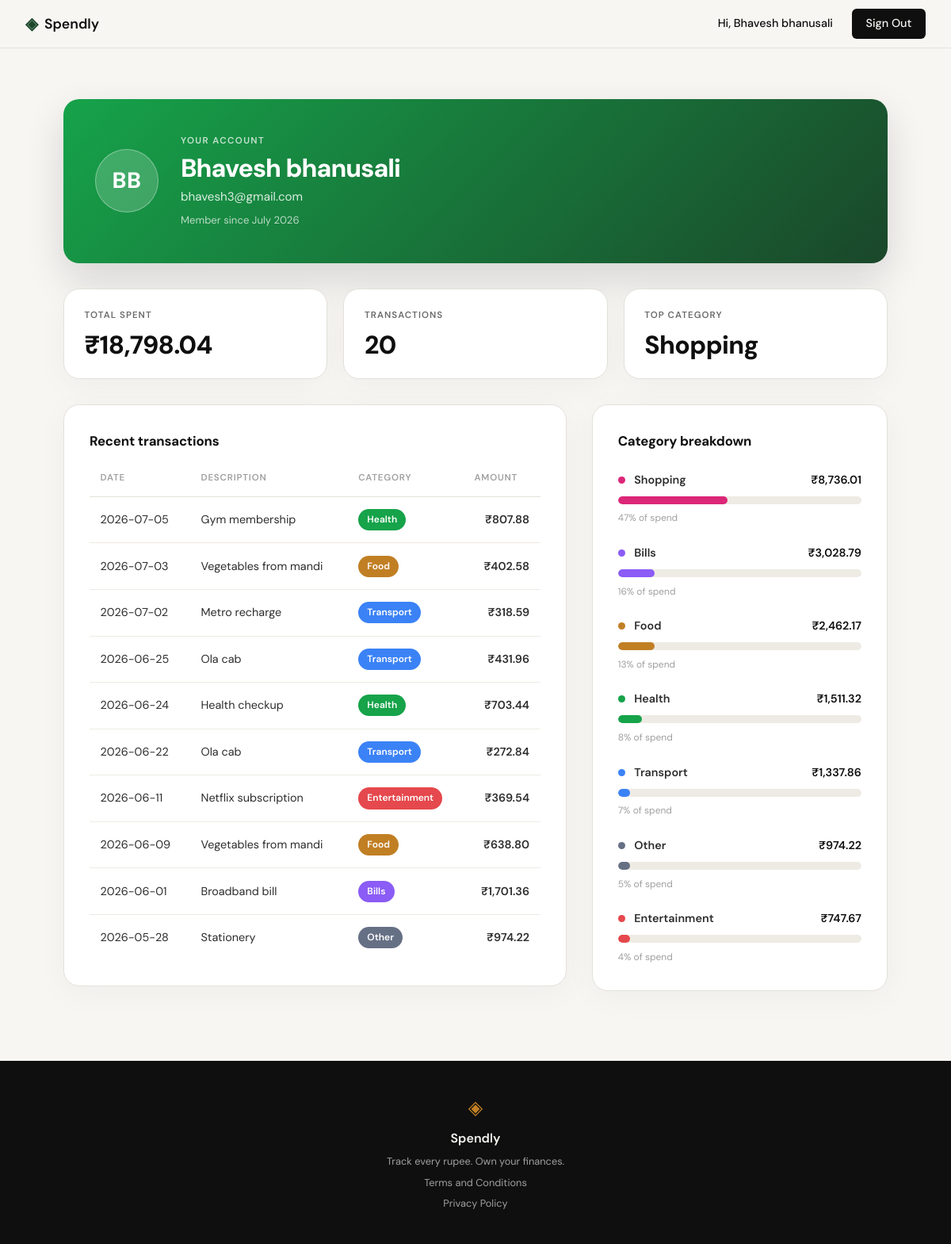
Page /profile (signed in) on the committed database.
### tables this page shows
CREATE TABLE users (
            id INTEGER PRIMARY KEY AUTOINCREMENT,
            name TEXT NOT NULL,
            email TEXT UNIQUE NOT NULL,
            password_hash TEXT NOT NULL,
            created_at TEXT DEFAULT (datetime('now'))
        );

CREATE TABLE expenses (
            id INTEGER PRIMARY KEY AUTOINCREMENT,
            user_id INTEGER NOT NULL,
            amount REAL NOT NULL,
            category TEXT NOT NULL,
            date TEXT NOT NULL,
            description TEXT,
            created_at TEXT DEFAULT (datetime('now')),
            FOREIGN KEY (user_id) REFERENCES users (id)
        );

### app.py (the view)
@app.route("/profile")
def profile():
    user_id = session.get("user_id")
    if not user_id:
        return redirect(url_for("login"))
    account = get_user_by_id(user_id)
    if account is None:
        session.clear()
        return redirect(url_for("login"))
    user = {
        "name": account["name"],
        "email": account["email"],
        "initials": build_initials(account["name"]),
        "member_since": format_member_since(account["created_at"]),
    }
    stats = get_summary_stats(user_id)
    summary = {
        "total_spent": "{:,.2f}".format(stats["total_spent"]),
        "transaction_count": stats["transaction_count"],
        "top_category": stats["top_category"],
    }
    transactions = [
        {
            "date": t["date"],
            "description": t["description"],
            "category": t["category"],
            "amount": "{:,.2f}".format(t["amount"]),
        }
        for t in get_recent_transactions(user_id)
    ]
    breakdown = [
        {
            "category": c["category"],
            "amount": "{:,.2f}".format(c["amount"]),
            "pct": c["pct"],
            "width_class": "bar-w" + str(round(c["pct"] / 5) * 5),
        }
        for c in get_category_breakdown(user_id)
    ]
    return render_template(
        "profile.html",
        user=user,
        summary=summary,
        transactions=transactions,
        breakdown=breakdown,
    )

### app.py (called while the page is built)
def build_initials(name):
    parts = (name or "").split()
    initials = "".join(part[0] for part in parts[:2])
    return initials.upper() or "?"

def format_member_since(created_at):
    try:
        return datetime.strptime(created_at, "%Y-%m-%d %H:%M:%S").strftime("%B %Y")
    except (TypeError, ValueError):
        return "—"

### database/db.py (called while the page is built)
def get_db():
    conn = sqlite3.connect(DB_PATH)
    conn.row_factory = sqlite3.Row
    conn.execute("PRAGMA foreign_keys = ON")
    return conn

def get_user_by_id(user_id):
    conn = get_db()
    user = conn.execute(
        "SELECT * FROM users WHERE id = ?", (user_id,)
    ).fetchone()
    conn.close()
    return user

def get_summary_stats(user_id):
    conn = get_db()
    total_row = conn.execute(
        "SELECT COALESCE(SUM(amount), 0), COUNT(*) FROM expenses WHERE user_id = ?",
        (user_id,),
    ).fetchone()
    category_row = conn.execute(
        "SELECT category FROM expenses WHERE user_id = ? "
        "GROUP BY category ORDER BY SUM(amount) DESC LIMIT 1",
        (user_id,),
    ).fetchone()
    conn.close()
    transaction_count = total_row[1]
    if transaction_count == 0:
        return {"total_spent": 0, "transaction_count": 0, "top_category": "—"}
    top_category = category_row[0] if category_row is not None else "—"
    return {
        "total_spent": float(total_row[0]),
        "transaction_count": transaction_count,
        "top_category": top_category,
    }

def get_recent_transactions(user_id, limit=10):
    conn = get_db()
    rows = conn.execute(
        "SELECT date, description, category, amount "
        "FROM expenses "
        "WHERE user_id = ? "
        "ORDER BY date DESC, id DESC "
        "LIMIT ?",
        (user_id, limit),
    ).fetchall()
    conn.close()
    return [dict(row) for row in rows]

### templates/profile.html (shortened to what this page needs)
{% extends "base.html" %}
{% block content %}
<section class="profile">
    <div class="profile-inner">
        <div class="profile-hero">
            <div class="profile-avatar" aria-hidden="true">{{ user.initials }}</div>
            <div class="profile-hero-meta">
                <span class="profile-eyebrow">Your account</span>
                <h1 class="profile-name">{{ user.name }}</h1>
                <p class="profile-email">{{ user.email }}</p>
                <p class="profile-since">Member since {{ user.member_since }}</p>
            </div>
        </div>
        <div class="profile-stats">
            <div class="profile-stat">
                <span class="profile-stat-label">Total spent</span>
                <span class="profile-stat-value">₹{{ summary.total_spent }}</span>
            </div>
            <div class="profile-stat">
                <span class="profile-stat-label">Transactions</span>
                <span class="profile-stat-value">{{ summary.transaction_count }}</span>
            </div>
            <div class="profile-stat">
                <span class="profile-stat-label">Top category</span>
                <span class="profile-stat-value">{{ summary.top_category }}</span>
            </div>
        </div>
        <div class="profile-grid">
            <div class="profile-card">
                <h2 class="profile-section-title">Recent transactions</h2>
                {% if transactions %}
                <div class="profile-table-wrap">
                    <table class="profile-table">
                        <thead>
                            <tr>
                                <th>Date</th>
                                <th>Description</th>
                                <th>Category</th>
                                <th class="profile-amount">Amount</th>
                            </tr>
                        </thead>
                        <tbody>
                            {% for tx in transactions %}
                            <tr>
                                <td class="profile-date">{{ tx.date }}</td>
                                <td>{{ tx.description }}</td>
                                <td>
                                    <span class="cat-badge cat-{{ tx.category|lower }}">{{ tx.category }}</span>
                                </td>
                                <td class="profile-amount">₹{{ tx.amount }}</td>
                            </tr>
                            {% endfor %}
                        </tbody>
                    </table>
                </div>
                {% else %}
                <div class="profile-empty">
                    <p class="profile-empty-title">No transactions yet</p>
                    <p class="profile-empty-text">Your recent expenses will show up here once you start tracking.</p>
                </div>
                {% endif %}
            </div>
            <div class="profile-card">
                <h2 class="profile-section-title">Category breakdown</h2>
                {% if breakdown %}
                <div class="profile-breakdown">
                    {% for c in breakdown %}
                    <div class="profile-bar-row">
                        <div class="profile-bar-head">
                            <span class="profile-bar-cat">
                                <span class="cat-dot cat-{{ c.category|lower }}" aria-hidden="true"></span>
                                {{ c.category }}
                            </span>
                            <span class="profile-bar-amt">₹{{ c.amount }}</span>
                        </div>
                        <div class="profile-bar-track">
                            <div class="profile-bar-fill cat-{{ c.category|lower }} {{ c.width_class }}"></div>
                        </div>
                        <span class="profile-bar-pct">{{ c.pct }}% of spend</span>
                    </div>
                    {% endfor %}
                </div>
                {% else %}
                <div class="profile-empty">
                    <p class="profile-empty-title">Nothing to break down</p>
                    <p class="profile-empty-text">Add expenses to see where your money goes.</p>
                </div>
                {% endif %}
            </div>
        </div>
    </div>
</section>
{% endblock %}

### templates/base.html (shortened to what this page needs)
<!DOCTYPE html>
<html lang="en">
<head>
    <link rel="stylesheet" href="{{ url_for('static', filename='css/style.css') }}">
</head>
<body>
    <nav class="navbar">
        <div class="nav-inner">
            <a href="{{ url_for('landing') }}" class="nav-brand">
                <span class="brand-icon">◈</span>
                <span class="brand-name">Spendly</span>
            </a>
            <div class="nav-links">
                {% if session.get('user_id') %}
                <span>Hi, {{ session['user_name'] }}</span>
                <a href="{{ url_for('logout') }}" class="nav-cta">Sign Out</a>
                {% else %}
                <a href="{{ url_for('login') }}">Sign in</a>
                <a href="{{ url_for('register') }}" class="nav-cta">Get started</a>
                {% endif %}
            </div>
        </div>
    </nav>
    <main class="main-content">
        {% block content %}{% endblock %}
    </main>
    <footer class="footer">
        <div class="footer-inner">
            <span class="brand-icon">◈</span>
            <span class="footer-name">Spendly</span>
            <p class="footer-copy">Track every rupee. Own your finances.</p>
            <a href="{{ url_for('terms') }}">Terms and Conditions</a>
            <a href="{{ url_for('privacy') }}">Privacy Policy</a>
        </div>
    </footer>
</body>
</html>

### rows in the picture
users: user_name "Bhavesh bhanusali", name "Bhavesh bhanusali", email "bhavesh3@gmail.com"
expenses: date "2026-07-05", description "Gym membership", category "Health", amount "807.88"
expenses: date "2026-07-03", description "Vegetables from mandi", category "Food", amount "402.58"
expenses: date "2026-07-02", description "Metro recharge", category "Transport", amount "318.59"
expenses: date "2026-06-25", description "Ola cab", category "Transport", amount "431.96"
expenses: date "2026-06-24", description "Health checkup", category "Health", amount "703.44"
expenses: date "2026-06-22", description "Ola cab", category "Transport", amount "272.84"
expenses: date "2026-06-11", description "Netflix subscription", category "Entertainment", amount "369.54"
expenses: date "2026-06-09", description "Vegetables from mandi", category "Food", amount "638.80"
expenses: date "2026-06-01", description "Broadband bill", category "Bills", amount "1,701.36"
expenses: date "2026-05-28", description "Stationery", category "Other", amount "974.22", pct "5"

### other values in the picture
{{ user.initials }} "BB"
{{ user.member_since }} "July 2026"
{{ summary.total_spent }} "18,798.04"
{{ summary.transaction_count }} "20"
{{ summary.top_category }} "Shopping"
{{ c.category }} "Shopping" "Bills" "Food" "Health" "Transport" "Entertainment"
{{ c.amount }} "8,736.01" "3,028.79" "2,462.17" "1,511.32" "1,337.86" "747.67"
{{ c.pct }} "47" "16" "13" "8" "7" "4"
